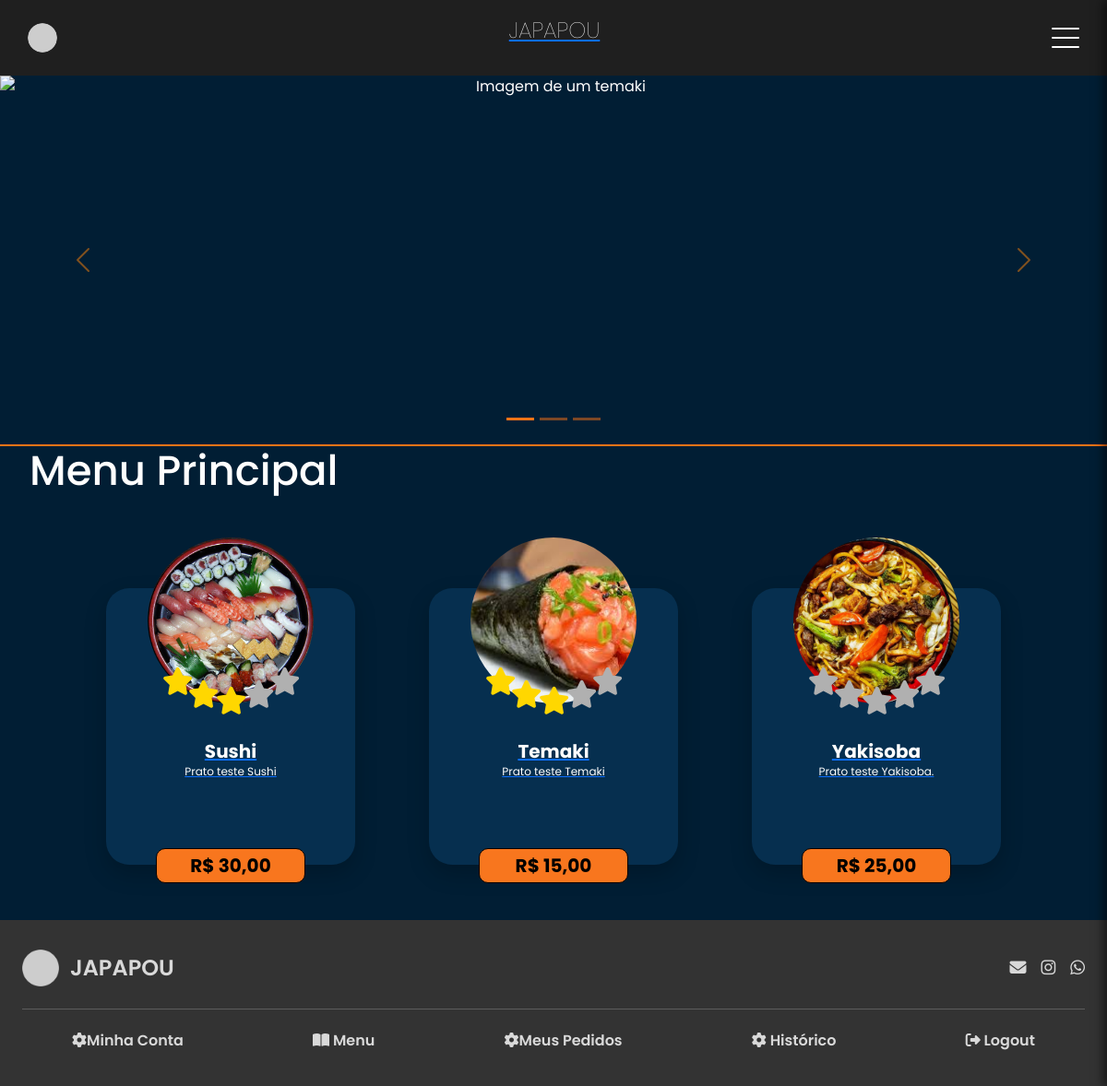
The app's page /client/menu/ (signed in) with its own data.
### japapou/models/menu.py (models this page shows, shortened)
class Menu(models.Model):
    name = models.CharField(null=False, max_length=100)
    plates = models.ManyToManyField(Plate, blank=True)
    class Meta:
        verbose_name = "Menu"
        verbose_name_plural = "Menus"

### japapou/models/plate.py (models this page shows, shortened)
class Plate(models.Model):
    name = models.CharField(null=False, max_length=100)
    price = models.DecimalField(max_digits=10, decimal_places=2, null=False)
    description = models.TextField(null=False)
    keywords = models.TextField(blank=True)
    photo = models.ImageField(null=False)
    options = models.ManyToManyField(PlateOption, blank=True)
    created_at = models.DateTimeField(auto_now_add=True)
    altered_at = models.DateTimeField(auto_now=True)
    class Meta:
        verbose_name = "Prato"
        verbose_name_plural = "Pratos"
        ordering = ["name"]

### japapou/views/client_views/menu_view.py (the view)
# urls.py: path("menu/", client_menu_view, name="client_menu"),
@login_required
def client_menu_view(request):
    if request.user.tipo_usuario != 'CLIENT':
        messages.error(request, "Você não tem permissão para acessar essa página.")
        return redirect('home')
    selected_menu = None
    menu_plates = []
    avaliacoes_dict = {}
    today = date.today()
    periodo_ativo = Period.objects.filter(start_date__lte=today, end_date__gte=today).first()
    if periodo_ativo:
        selected_menu = periodo_ativo.menu
        menu_plates = selected_menu.plates.all()
        avaliacoes = PlateReview.objects.values('plate__name').annotate(media=Round(Avg('value')))
        avaliacoes_dict = {a['plate__name']: a['media'] for a in avaliacoes}
        for plate in menu_plates:
            plate.media = avaliacoes_dict.get(plate.name)  # Retorna None se não houver avaliação
    else:
        messages.warning(request, "De momento, não existe um menu ativo para a data de hoje.")
    periodos = Period.objects.all()
    for periodo in periodos:
        if periodo.start_date <= date.today() and periodo.end_date >= date.today():
            selected_menu = periodo.menu
    menu_plates = Plate.objects.filter(menu=selected_menu)
    avaliacoes = PlateReview.objects.values('plate__name').annotate(media=Round(Avg('value')))
    print(avaliacoes)
    avaliacoes_dict = {a['plate__name']: a['media'] for a in avaliacoes}
    for plate in menu_plates:
        plate.media = avaliacoes_dict.get(plate.name)  # None se não tiver
    context = {
        "selected": selected_menu,
        "menu_plates": menu_plates,
        "avaliacoes": avaliacoes,
    }
    return render(request, template_name="client/menu.html", context=context, status=200)

### japapou/templates/client/menu.html (shortened to what this page needs)
{% extends 'base.html' %}
{% load static %}
{% block extra_head %}
<link rel="stylesheet" href="{% static 'css/manager/manager_menu.css' %}" />
{% endblock %}
{% block content %}
<section id="carouselExampleIndicators" class="carousel slide">
    <div class="carousel-indicators">
        <button type="button" data-bs-target="#carouselExampleIndicators" data-bs-slide-to="0" class="active"
            aria-current="true" aria-label="Slide 1"></button>
        <button type="button" data-bs-target="#carouselExampleIndicators" data-bs-slide-to="1"
            aria-label="Slide 2"></button>
        <button type="button" data-bs-target="#carouselExampleIndicators" data-bs-slide-to="2"
            aria-label="Slide 3"></button>
    </div>
    <div class="carousel-inner">
        <div class="carousel-item active">
            <img src="https://s2-oglobo.glbimg.com/WNfch-mHPeyumkfEM-cTtD537PI=/0x0:4990x3331/888x0/smart/filters:strip_icc()/i.s3.glbimg.com/v1/AUTH_da025474c0c44edd99332dddb09cabe8/internal_photos/bs/2023/X/N/dtFzE8RoW8OucMDjFwng/temakeria-cia-foto-alex-woloch-1-.jpg"
                class="d-block w-100" alt="Imagem de um temaki" />
            <div class="carousel-caption"></div>
        </div>
    </div>
    <button class="carousel-control-prev" type="button" data-bs-target="#carouselExampleIndicators"
        data-bs-slide="prev">
        <span class="carousel-control-prev-icon seta-icon" aria-hidden="true"></span>
    </button>
    <button class="carousel-control-next" type="button" data-bs-target="#carouselExampleIndicators"
        data-bs-slide="next">
        <span class="carousel-control-next-icon" aria-hidden="true"></span>
    </button>
</section>
<section class="categoria">
    <h2>{{ selected.name }}</h2>
    <div class="cards">
        {% for plate in menu_plates %}
        <a href="{% url "details_plate" %}">
            <div class="product-card" data-media="{{ plate.media|default:0 }}">
                <div class="img-estrela">
                    <div class="product-image">
                        <img src="/media/{{ plate.photo }}" alt="Imagem de sushi de salmão" />
                    </div>
                    <div class="estrelas">
                        <div class="curved-stars-container">
                            <i class="star fa-solid fa-star"></i>
                            <i class="star fa-solid fa-star"></i>
                            <i class="star fa-solid fa-star"></i>
                            <i class="star fa-solid fa-star"></i>
                            <i class="star fa-solid fa-star"></i>
                        </div>
                    </div>
                </div>
                <div class="card-body">
                    <h3 class="product-name">{{ plate.name }}</h3>
                    <p class="product-description">{{ plate.description }}</p>
                </div>
                <div class="product-price">
                    <p>R$ {{ plate.price }}</p>
                </div>
            </div>
        </a>
        {% endfor %}
    </div>
</section>
{% endblock %}

### japapou/static/css/global.css (style rules this page uses)
:root { --azul-mais-escuro: #011e34; --azul-mais-claro: #062f4f; --laranja-mais-claro: #f8761e; --laranja-mais-escuro: #e25d12; --vermelho: #981827; --darker-gray: #1f1f1f; --dark-gray: #3a3a3a; --gray: #6b6b6b; --light-gray: #a0a0a0; --lighter-gray: #c7c7c7; --lightest-gray: #e9e9e9; --light-yellow: #f0c674; }
* { margin: 0; padding: 0; box-sizing: border-box; }
html { height: 100%; }
body { background-color: var(--azul-mais-escuro); color: white; font-family: "Poppins", sans-serif; min-height: 100vh; display: flex; flex-direction: column; }

### japapou/static/css/manager/manager_menu.css (style rules this page uses)
.img-estrela .estrelas .curved-stars-container .star.star-inactive { color: #b0b0b0; }
.estrelas .star.star-inactive { color: #b0b0b0; }

### records on screen
Menu: name "Menu Principal"
Plate: photo (picture), name "Sushi", description "Prato teste Sushi", price "30,00"
Plate: photo (picture), name "Temaki", description "Prato teste Temaki", price "15,00"
Plate: photo (picture), name "Yakisoba", description "Prato teste Yakisoba.", price "25,00"
